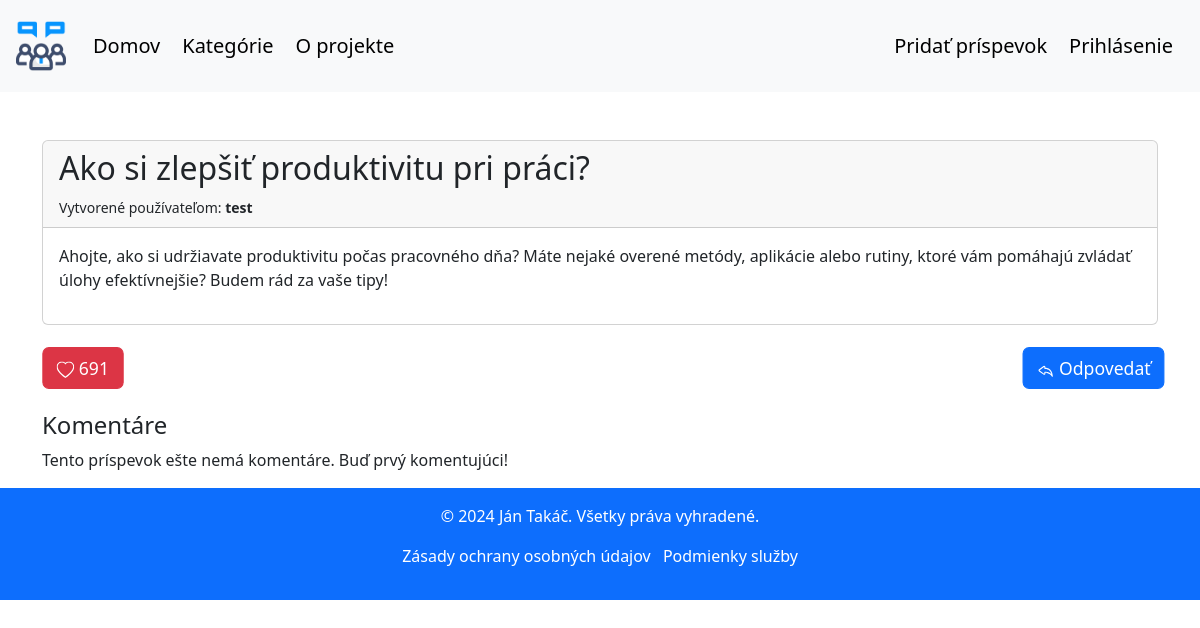
The app's page /posts/9/, older data.
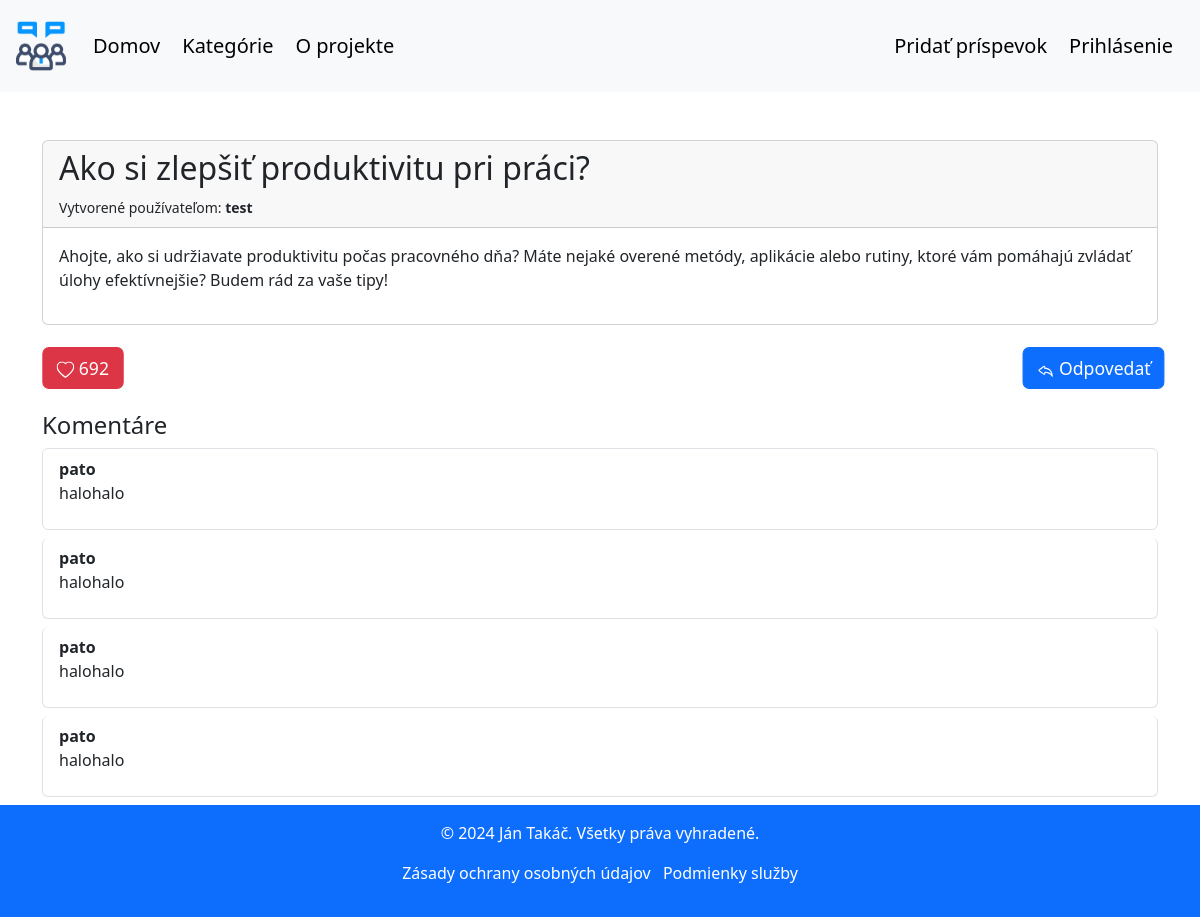
The same page, newer data.
### forum/models.py (models this page shows, shortened)
class Post(models.Model):
    title = models.CharField(max_length=255)
    created_at = models.DateTimeField(auto_now_add=True)
    created_by = models.ForeignKey(User, on_delete=models.CASCADE)
    like_count = models.PositiveIntegerField(default=0)
    content = models.TextField()
    category = models.CharField(max_length=50, default='other', null=False, blank=True)
    icon = models.ImageField(upload_to='post_pics', null=True, blank=True)

class Comment(models.Model):
    post = models.ForeignKey(Post, related_name='comments', on_delete=models.CASCADE)
    user = models.ForeignKey(User, on_delete=models.CASCADE)
    created_at = models.DateTimeField(auto_now_add=True)
    like_count = models.PositiveIntegerField(default=0)
    content = models.TextField()
    class Meta:
        ordering = ['-created_at']

### forum/views.py (the view)
# urls.py: path('posts/<int:post_id>/', views.post_detail, name='post_detail'),
def post_detail(request, post_id):
    post = get_object_or_404(Post, id=post_id)
    images = post.images.all()
    return render(request, 'forum/post_detail.html', {'post': post, 'images': images})

### forum/templates/forum/post_detail.html (shortened to what this page needs)
{% extends 'forum/base.html' %}
{% block content %}
    <div class="container mt-5">
        <div class="card">
            <div class="card-header">
                <h2 class="card-title">{{ post.title }}</h2>
                <small>Vytvorené používateľom: <strong>{{ post.created_by }}</strong></small>
            </div>
            <div class="card-body">
                <p>{{ post.content }}</p>
            </div>
        </div>
        <div class="mt-4 d-flex justify-content-between align-items-center">
            {% if user.is_authenticated %}
                <button type="button" class="btn btn-danger ms-1"
                        hx-trigger="click"
                        hx-post="{% url 'forum:like_post' %}"
                        hx-target="#like-count"
                        hx-vals='{"post_id" : {{ post.id }}}'
                        hx-headers='{"X-CSRFToken": "{{ csrf_token }}"}'>
                    <svg xmlns="http://www.w3.org/2000/svg" width="16" height="16" fill="currentColor" class="bi bi-heart" viewBox="0 0 16 16">
                        <path d="m8 2.748-.717-.737C5.6.281 2.514.878 1.4 3.053c-.523 1.023-.641 2.5.314 4.385.92 1.815 2.834 3.989 6.286 6.357 3.452-2.368 5.365-4.542 6.286-6.357.955-1.886.838-3.362.314-4.385C13.486.878 10.4.28 8.717 2.01zM8 15C-7.333 4.868 3.279-3.04 7.824 1.143q.09.083.176.171a3 3 0 0 1 .176-.17C12.72-3.042 23.333 4.867 8 15"></path>
                    </svg>
                    <span id="like-count">{{ post.like_count }}</span>
                </button>
                <button type="button" id="reply-btn" class="btn btn-primary ms-1">
                    <svg xmlns="http://www.w3.org/2000/svg" width="16" height="16" fill="currentColor" class="bi bi-reply" viewBox="0 0 16 16">
                        <path d="M6.598 5.013a.144.144 0 0 1 .202.134V6.3a.5.5 0 0 0 .5.5c.667 0 2.013.005 3.3.822.984.624 1.99 1.76 2.595 3.876-1.02-.983-2.185-1.516-3.205-1.799a8.7 8.7 0 0 0-1.921-.306 7 7 0 0 0-.798.008h-.013l-.005.001h-.001L7.3 9.9l-.05-.498a.5.5 0 0 0-.45.498v1.153c0 .108-.11.176-.202.134L2.614 8.254l-.042-.028a.147.147 0 0 1 0-.252l.042-.028zM7.8 10.386q.103 0 .223.006c.434.02 1.034.086 1.7.271 1.326.368 2.896 1.202 3.94 3.08a.5.5 0 0 0 .933-.305c-.464-3.71-1.886-5.662-3.46-6.66-1.245-.79-2.527-.942-3.336-.971v-.66a1.144 1.144 0 0 0-1.767-.96l-3.994 2.94a1.147 1.147 0 0 0 0 1.946l3.994 2.94a1.144 1.144 0 0 0 1.767-.96z"></path>
                    </svg>
                    Odpovedať
                </button>
            {% else %}
                <a href="{% url 'forum:login' %}" class="btn btn-danger ms-1">
                    {{ post.like_count }}
                </a>
                <a href="{% url 'forum:login' %}" class="btn btn-primary ms-1">
                    Odpovedať
                </a>
            {% endif %}
        </div>
        <div id="post-comments">
            {% include 'forum/partials/post_comments.html' %}
        </div>
    </div>
{% endblock %}

### forum/templates/forum/base.html (shortened to what this page needs)
<!DOCTYPE html>
<html lang="en">
<head>
    {% load static %}
    <link rel="stylesheet" href="{% static 'forum/style.css' %}">
    <link href="https://cdn.jsdelivr.net/npm/bootstrap@5.3.3/dist/css/bootstrap.min.css" rel="stylesheet">
</head>
<body>
    <nav class="navbar navbar-expand-lg navbar-light bg-light p-3 fs-5">
        <a class="navbar-brand" href="{% url 'forum:index' %}">
            <img src="{% static 'forum/img/forumlogo.png' %}" alt="logo">
        </a>
        <div class="collapse navbar-collapse" id="navbarNav">
            <ul class="navbar-nav me-auto">
                <li class="nav-item black-under-animation">
                    <a class="nav-link {% block home_active %}{% endblock %}" href="{% url 'forum:index' %}">Domov</a>
                </li>
                <li class="nav-item black-under-animation">
                    <a class="nav-link {% block categories_active %}{% endblock %}" href="{% url 'forum:categories' %}">Kategórie</a>
                </li>
                <li class="nav-item black-under-animation">
                    <a class="nav-link {% block about_active %}{% endblock %}" href="{% url 'forum:about' %}">O projekte</a>
                </li>
            </ul>
            {% if user.is_authenticated %}
                <ul class="navbar-nav">
                    <li class="nav-item black-under-animation">
                        <a class="nav-link {% block post_add_active %}{% endblock %}" href="{% url 'forum:post_add' %}">Pridať príspevok</a>
                    </li>
                </ul>
                <ul class="navbar-nav">
                    <li class="nav-item black-under-animation">
                        <a class="nav-link {% block profile_active %}{% endblock %}" href="{% url 'forum:profile' %}">Profil</a>
                    </li>
                </ul>
                <ul class="navbar-nav">
                    <li class="nav-item black-under-animation">
                        <a class="nav-link" href="{% url 'forum:logout' %}">Odhlásiť sa</a>
                    </li>
                </ul>
            {% else %}
                <ul class="navbar-nav">
                    <li class="nav-item black-under-animation">
                        <a class="nav-link" href="{% url 'forum:login' %}">Pridať príspevok</a>
                    </li>
                </ul>
                <ul class="navbar-nav">
                    <li class="nav-item black-under-animation">
                        <a class="nav-link {% block login_active %}{% endblock %}" href="{% url 'forum:login' %}">Prihlásenie</a>
                    </li>
                </ul>
            {% endif %}
        </div>
    </nav>
{% block content %}
{% endblock %}
<footer class="bg-primary text-white text-center py-3">
    <p>&copy; 2024 Ján Takáč. Všetky práva vyhradené.</p>
    <ul class="list-inline">
        <li class="list-inline-item white-under-animation"><a href="#" class="text-white">Zásady ochrany osobných údajov</a></li>
        <li class="list-inline-item white-under-animation"><a href="#" class="text-white">Podmienky služby</a></li>
    </ul>
</footer>
</body>
</html>

### forum/templates/forum/partials/post_comments.html
<div class="mt-4">
    <h4>Komentáre</h4>
    <div class="list-group">
        {% if post.comments.exists %}
            {% for comment in post.comments.all %}
                <div class="list-group-item card mb-2">
                    <strong>{{ comment.user }}</strong>
                    <p>{{ comment.content }}</p>
                </div>
            {% endfor %}
        {% else %}
            <p>Tento príspevok ešte nemá komentáre. Buď prvý komentujúci!</p>
        {% endif %}
    </div>
</div>

### forum/static/forum/style.css (style rules this page uses)
.navbar-brand img { height: 50px; width: 50px; }
.nav-item { padding: 3px; }
.list-inline-item a, .nav-item a { position: relative; text-decoration: none; transition: color 0.3s ease; }
.white-under-animation a { color: white; }
.black-under-animation a { color: black; }
.list-inline-item a:after, .nav-item a:after { content: ''; position: absolute; width: 0; height: 2px; left: 0; bottom: -5px; transition: width 0.3s ease; }
.white-under-animation a:after { background-color: white; }
.black-under-animation a:after { background-color: black; }
.container-fluid .btn:hover, .container .btn { transform: scale(1.1); }
.card { transition: transform 0.4s ease, box-shadow 0.4s ease; }

Row changes from the older to the newer data that the page shows:
changed Post "Ako si zlepšiť produktivitu pri práci?": like_count "691" → "692"
added Comment: user "pato", content "halohalo"
added Comment: user "pato", content "halohalo"
added Comment: user "pato", content "halohalo"
added Comment: user "pato", content "halohalo"
Text that changed along with them:
text no longer shown: "Tento príspevok ešte nemá komentáre. Buď prvý komentujúci!"
